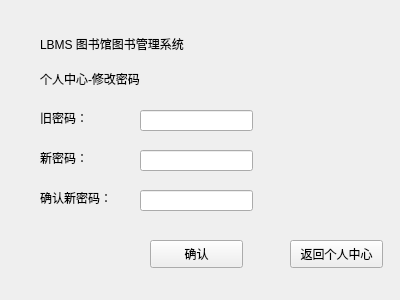
<?xml version="1.0" encoding="UTF-8"?>
<ui version="4.0">
 <class>personal_change_password</class>
 <widget class="QWidget" name="personal_change_password">
  <property name="geometry">
   <rect>
    <x>0</x>
    <y>0</y>
    <width>400</width>
    <height>300</height>
   </rect>
  </property>
  <property name="windowTitle">
   <string>personal_change_password</string>
  </property>
  <widget class="QLabel" name="label">
   <property name="geometry">
    <rect>
     <x>40</x>
     <y>20</y>
     <width>191</width>
     <height>61</height>
    </rect>
   </property>
   <property name="text">
    <string>LBMS 图书馆图书管理系统
</string>
   </property>
  </widget>
  <widget class="QLabel" name="label_2">
   <property name="geometry">
    <rect>
     <x>40</x>
     <y>70</y>
     <width>171</width>
     <height>31</height>
    </rect>
   </property>
   <property name="text">
    <string>个人中心-修改密码
</string>
   </property>
  </widget>
  <widget class="QLabel" name="label_3">
   <property name="geometry">
    <rect>
     <x>40</x>
     <y>110</y>
     <width>72</width>
     <height>15</height>
    </rect>
   </property>
   <property name="text">
    <string>旧密码：
</string>
   </property>
  </widget>
  <widget class="QLabel" name="label_4">
   <property name="geometry">
    <rect>
     <x>40</x>
     <y>150</y>
     <width>72</width>
     <height>15</height>
    </rect>
   </property>
   <property name="text">
    <string>新密码：
</string>
   </property>
  </widget>
  <widget class="QLabel" name="label_5">
   <property name="geometry">
    <rect>
     <x>40</x>
     <y>190</y>
     <width>91</width>
     <height>16</height>
    </rect>
   </property>
   <property name="text">
    <string>确认新密码：</string>
   </property>
  </widget>
  <widget class="QLineEdit" name="lineEdit">
   <property name="geometry">
    <rect>
     <x>140</x>
     <y>110</y>
     <width>113</width>
     <height>21</height>
    </rect>
   </property>
  </widget>
  <widget class="QLineEdit" name="lineEdit_2">
   <property name="geometry">
    <rect>
     <x>140</x>
     <y>150</y>
     <width>113</width>
     <height>21</height>
    </rect>
   </property>
  </widget>
  <widget class="QLineEdit" name="lineEdit_3">
   <property name="geometry">
    <rect>
     <x>140</x>
     <y>190</y>
     <width>113</width>
     <height>21</height>
    </rect>
   </property>
  </widget>
  <widget class="QPushButton" name="change_sure">
   <property name="geometry">
    <rect>
     <x>150</x>
     <y>240</y>
     <width>93</width>
     <height>28</height>
    </rect>
   </property>
   <property name="text">
    <string>确认</string>
   </property>
  </widget>
  <widget class="QPushButton" name="return_2">
   <property name="geometry">
    <rect>
     <x>290</x>
     <y>240</y>
     <width>93</width>
     <height>28</height>
    </rect>
   </property>
   <property name="text">
    <string>返回个人中心</string>
   </property>
  </widget>
 </widget>
 <layoutdefault spacing="6" margin="11"/>
 <resources/>
 <connections>
  <connection>
   <sender>return_2</sender>
   <signal>clicked()</signal>
   <receiver>personal_change_password</receiver>
   <slot>slot1()</slot>
   <hints>
    <hint type="sourcelabel">
     <x>369</x>
     <y>246</y>
    </hint>
    <hint type="destinationlabel">
     <x>361</x>
     <y>187</y>
    </hint>
   </hints>
  </connection>
  <connection>
   <sender>change_sure</sender>
   <signal>clicked()</signal>
   <receiver>personal_change_password</receiver>
   <slot>slot2()</slot>
   <hints>
    <hint type="sourcelabel">
     <x>174</x>
     <y>255</y>
    </hint>
    <hint type="destinationlabel">
     <x>117</x>
     <y>256</y>
    </hint>
   </hints>
  </connection>
 </connections>
 <slots>
  <slot>slot1()</slot>
  <slot>slot2()</slot>
 </slots>
</ui>
